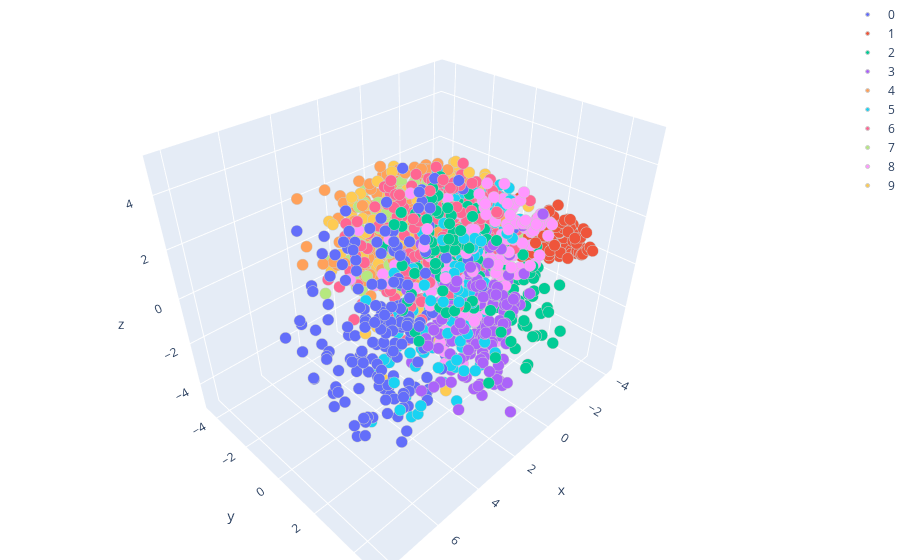

Notebook cell for this chart:
### Code cell
plot_3d_mnist_plotly_scatter(X_3d_pca_embedded, y_small)

### Figure 1 — Plotly figure (JSON) as saved in the notebook; plotly's stock layout.template omitted (floating-point values rounded to 4 significant figures; data arrays with more than 128 entries replaced by an {"elided": "..."} marker saying what was removed)
{"data": [{"marker": {"color": 0, "colorscale": [[0.0, "rgb(0,0,131)"], [0.2, "rgb(0,60,170)"], [0.4, "rgb(5,255,255)"], [0.6, "rgb(255,255,0)"], [0.8, "rgb(250,0,0)"], [1.0, "rgb(128,0,0)"]], "line": {"color": "rgb(204, 204, 204)", "width": 1}, "size": 4, "symbol": "circle"}, "mode": "markers", "name": "0", "x": {"elided": "191 float values"}, "y": {"elided": "191 float values"}, "z": {"elided": "191 float values"}, "type": "scatter3d"}, {"marker": {"color": 1, "colorscale": [[0.0, "rgb(0,0,131)"], [0.2, "rgb(0,60,170)"], [0.4, "rgb(5,255,255)"], [0.6, "rgb(255,255,0)"], [0.8, "rgb(250,0,0)"], [1.0, "rgb(128,0,0)"]], "line": {"color": "rgb(204, 204, 204)", "width": 1}, "size": 4, "symbol": "circle"}, "mode": "markers", "name": "1", "x": {"elided": "220 float values"}, "y": {"elided": "220 float values"}, "z": {"elided": "220 float values"}, "type": "scatter3d"}, {"marker": {"color": 2, "colorscale": [[0.0, "rgb(0,0,131)"], [0.2, "rgb(0,60,170)"], [0.4, "rgb(5,255,255)"], [0.6, "rgb(255,255,0)"], [0.8, "rgb(250,0,0)"], [1.0, "rgb(128,0,0)"]], "line": {"color": "rgb(204, 204, 204)", "width": 1}, "size": 4, "symbol": "circle"}, "mode": "markers", "name": "2", "x": {"elided": "198 float values"}, "y": {"elided": "198 float values"}, "z": {"elided": "198 float values"}, "type": "scatter3d"}, {"marker": {"color": 3, "colorscale": [[0.0, "rgb(0,0,131)"], [0.2, "rgb(0,60,170)"], [0.4, "rgb(5,255,255)"], [0.6, "rgb(255,255,0)"], [0.8, "rgb(250,0,0)"], [1.0, "rgb(128,0,0)"]], "line": {"color": "rgb(204, 204, 204)", "width": 1}, "size": 4, "symbol": "circle"}, "mode": "markers", "name": "3", "x": {"elided": "191 float values"}, "y": {"elided": "191 float values"}, "z": {"elided": "191 float values"}, "type": "scatter3d"}, {"marker": {"color": 4, "colorscale": [[0.0, "rgb(0,0,131)"], [0.2, "rgb(0,60,170)"], [0.4, "rgb(5,255,255)"], [0.6, "rgb(255,255,0)"], [0.8, "rgb(250,0,0)"], [1.0, "rgb(128,0,0)"]], "line": {"color": "rgb(204, 204, 204)", "width": 1}, "size": 4, "symbol": "circle"}, "mode": "markers", "name": "4", "x": {"elided": "214 float values"}, "y": {"elided": "214 float values"}, "z": {"elided": "214 float values"}, "type": "scatter3d"}, {"marker": {"color": 5, "colorscale": [[0.0, "rgb(0,0,131)"], [0.2, "rgb(0,60,170)"], [0.4, "rgb(5,255,255)"], [0.6, "rgb(255,255,0)"], [0.8, "rgb(250,0,0)"], [1.0, "rgb(128,0,0)"]], "line": {"color": "rgb(204, 204, 204)", "width": 1}, "size": 4, "symbol": "circle"}, "mode": "markers", "name": "5", "x": {"elided": "180 float values"}, "y": {"elided": "180 float values"}, "z": {"elided": "180 float values"}, "type": "scatter3d"}, {"marker": {"color": 6, "colorscale": [[0.0, "rgb(0,0,131)"], [0.2, "rgb(0,60,170)"], [0.4, "rgb(5,255,255)"], [0.6, "rgb(255,255,0)"], [0.8, "rgb(250,0,0)"], [1.0, "rgb(128,0,0)"]], "line": {"color": "rgb(204, 204, 204)", "width": 1}, "size": 4, "symbol": "circle"}, "mode": "markers", "name": "6", "x": {"elided": "200 float values"}, "y": {"elided": "200 float values"}, "z": {"elided": "200 float values"}, "type": "scatter3d"}, {"marker": {"color": 7, "colorscale": [[0.0, "rgb(0,0,131)"], [0.2, "rgb(0,60,170)"], [0.4, "rgb(5,255,255)"], [0.6, "rgb(255,255,0)"], [0.8, "rgb(250,0,0)"], [1.0, "rgb(128,0,0)"]], "line": {"color": "rgb(204, 204, 204)", "width": 1}, "size": 4, "symbol": "circle"}, "mode": "markers", "name": "7", "x": {"elided": "224 float values"}, "y": {"elided": "224 float values"}, "z": {"elided": "224 float values"}, "type": "scatter3d"}, {"marker": {"color": 8, "colorscale": [[0.0, "rgb(0,0,131)"], [0.2, "rgb(0,60,170)"], [0.4, "rgb(5,255,255)"], [0.6, "rgb(255,255,0)"], [0.8, "rgb(250,0,0)"], [1.0, "rgb(128,0,0)"]], "line": {"color": "rgb(204, 204, 204)", "width": 1}, "size": 4, "symbol": "circle"}, "mode": "markers", "name": "8", "x": {"elided": "172 float values"}, "y": {"elided": "172 float values"}, "z": {"elided": "172 float values"}, "type": "scatter3d"}, {"marker": {"color": 9, "colorscale": [[0.0, "rgb(0,0,131)"], [0.2, "rgb(0,60,170)"], [0.4, "rgb(5,255,255)"], [0.6, "rgb(255,255,0)"], [0.8, "rgb(250,0,0)"], [1.0, "rgb(128,0,0)"]], "line": {"color": "rgb(204, 204, 204)", "width": 1}, "size": 4, "symbol": "circle"}, "mode": "markers", "name": "9", "x": {"elided": "210 float values"}, "y": {"elided": "210 float values"}, "z": {"elided": "210 float values"}, "type": "scatter3d"}], "layout": {"margin": {"b": 0, "l": 0, "r": 0, "t": 0}}}
